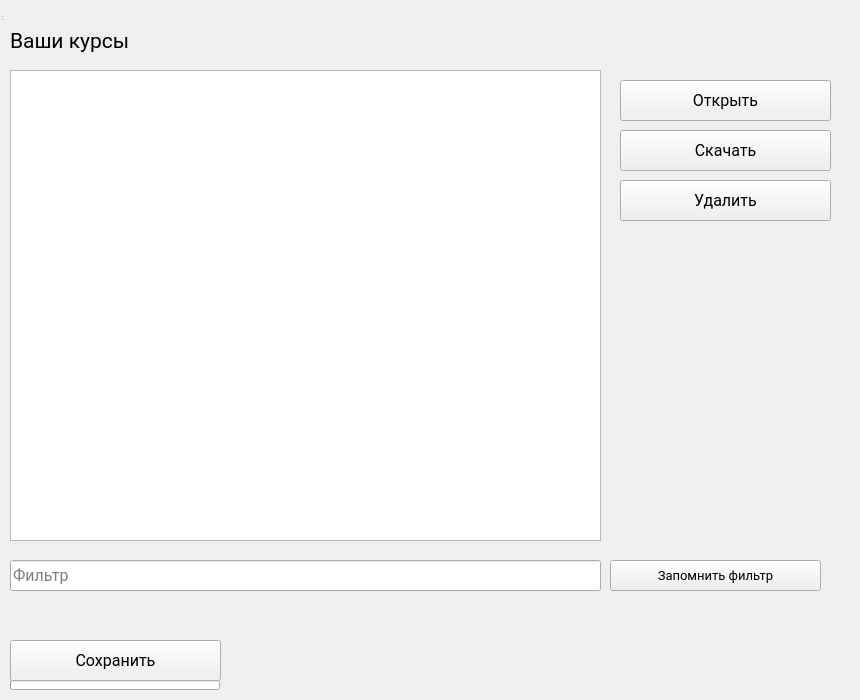
<?xml version="1.0" encoding="UTF-8"?>
<ui version="4.0">
 <class>Main</class>
 <widget class="QWidget" name="Main">
  <property name="geometry">
   <rect>
    <x>0</x>
    <y>0</y>
    <width>860</width>
    <height>700</height>
   </rect>
  </property>
  <property name="windowTitle">
   <string>BMSTU Offline</string>
  </property>
  <widget class="QWidget" name="centralwidget" native="true">
   <property name="geometry">
    <rect>
     <x>0</x>
     <y>0</y>
     <width>860</width>
     <height>700</height>
    </rect>
   </property>
   <widget class="QListWidget" name="subjectsList">
    <property name="geometry">
     <rect>
      <x>10</x>
      <y>70</y>
      <width>591</width>
      <height>471</height>
     </rect>
    </property>
    <property name="font">
     <font>
      <family>Roboto</family>
      <pointsize>11</pointsize>
     </font>
    </property>
   </widget>
   <widget class="QLabel" name="label">
    <property name="geometry">
     <rect>
      <x>10</x>
      <y>20</y>
      <width>591</width>
      <height>41</height>
     </rect>
    </property>
    <property name="font">
     <font>
      <family>Roboto</family>
      <pointsize>16</pointsize>
     </font>
    </property>
    <property name="text">
     <string>Ваши курсы</string>
    </property>
   </widget>
   <widget class="QLineEdit" name="filterEdit">
    <property name="geometry">
     <rect>
      <x>10</x>
      <y>560</y>
      <width>591</width>
      <height>31</height>
     </rect>
    </property>
    <property name="font">
     <font>
      <family>Roboto</family>
      <pointsize>12</pointsize>
     </font>
    </property>
    <property name="maxLength">
     <number>128</number>
    </property>
    <property name="placeholderText">
     <string>Фильтр</string>
    </property>
   </widget>
   <widget class="QPushButton" name="openButton">
    <property name="geometry">
     <rect>
      <x>620</x>
      <y>80</y>
      <width>211</width>
      <height>41</height>
     </rect>
    </property>
    <property name="font">
     <font>
      <family>Roboto</family>
      <pointsize>12</pointsize>
     </font>
    </property>
    <property name="toolTip">
     <string>Открыть в новой вкладке</string>
    </property>
    <property name="toolTipDuration">
     <number>-1</number>
    </property>
    <property name="text">
     <string>Открыть</string>
    </property>
   </widget>
   <widget class="QPushButton" name="downloadButton">
    <property name="geometry">
     <rect>
      <x>620</x>
      <y>130</y>
      <width>211</width>
      <height>41</height>
     </rect>
    </property>
    <property name="font">
     <font>
      <family>Roboto</family>
      <pointsize>12</pointsize>
     </font>
    </property>
    <property name="toolTip">
     <string>Скачать содержимое курса</string>
    </property>
    <property name="toolTipDuration">
     <number>-1</number>
    </property>
    <property name="text">
     <string>Скачать</string>
    </property>
   </widget>
   <widget class="QPushButton" name="deleteButton">
    <property name="geometry">
     <rect>
      <x>620</x>
      <y>180</y>
      <width>211</width>
      <height>41</height>
     </rect>
    </property>
    <property name="font">
     <font>
      <family>Roboto</family>
      <pointsize>12</pointsize>
     </font>
    </property>
    <property name="toolTip">
     <string>Удалить содержимое курса с компьютера</string>
    </property>
    <property name="toolTipDuration">
     <number>-1</number>
    </property>
    <property name="text">
     <string>Удалить</string>
    </property>
   </widget>
   <widget class="QPushButton" name="saveButton">
    <property name="geometry">
     <rect>
      <x>10</x>
      <y>640</y>
      <width>211</width>
      <height>41</height>
     </rect>
    </property>
    <property name="font">
     <font>
      <family>Roboto</family>
      <pointsize>12</pointsize>
     </font>
    </property>
    <property name="toolTip">
     <string>Сохранить список курсов для доступа в автономном режиме</string>
    </property>
    <property name="toolTipDuration">
     <number>-1</number>
    </property>
    <property name="text">
     <string>Сохранить</string>
    </property>
   </widget>
   <widget class="QProgressBar" name="saveBar">
    <property name="geometry">
     <rect>
      <x>10</x>
      <y>680</y>
      <width>210</width>
      <height>10</height>
     </rect>
    </property>
    <property name="styleSheet">
     <string notr="true"/>
    </property>
    <property name="value">
     <number>0</number>
    </property>
    <property name="textVisible">
     <bool>false</bool>
    </property>
   </widget>
   <widget class="QPushButton" name="saveFilterButton">
    <property name="geometry">
     <rect>
      <x>610</x>
      <y>560</y>
      <width>211</width>
      <height>31</height>
     </rect>
    </property>
    <property name="font">
     <font>
      <family>Roboto</family>
      <pointsize>10</pointsize>
     </font>
    </property>
    <property name="toolTip">
     <string>При следующей загрузке настройки фильтра сохранятся</string>
    </property>
    <property name="toolTipDuration">
     <number>-1</number>
    </property>
    <property name="text">
     <string>Запомнить фильтр</string>
    </property>
   </widget>
  </widget>
  <widget class="QStatusBar" name="statusbar">
   <property name="geometry">
    <rect>
     <x>0</x>
     <y>0</y>
     <width>3</width>
     <height>22</height>
    </rect>
   </property>
  </widget>
 </widget>
 <resources/>
 <connections/>
</ui>
